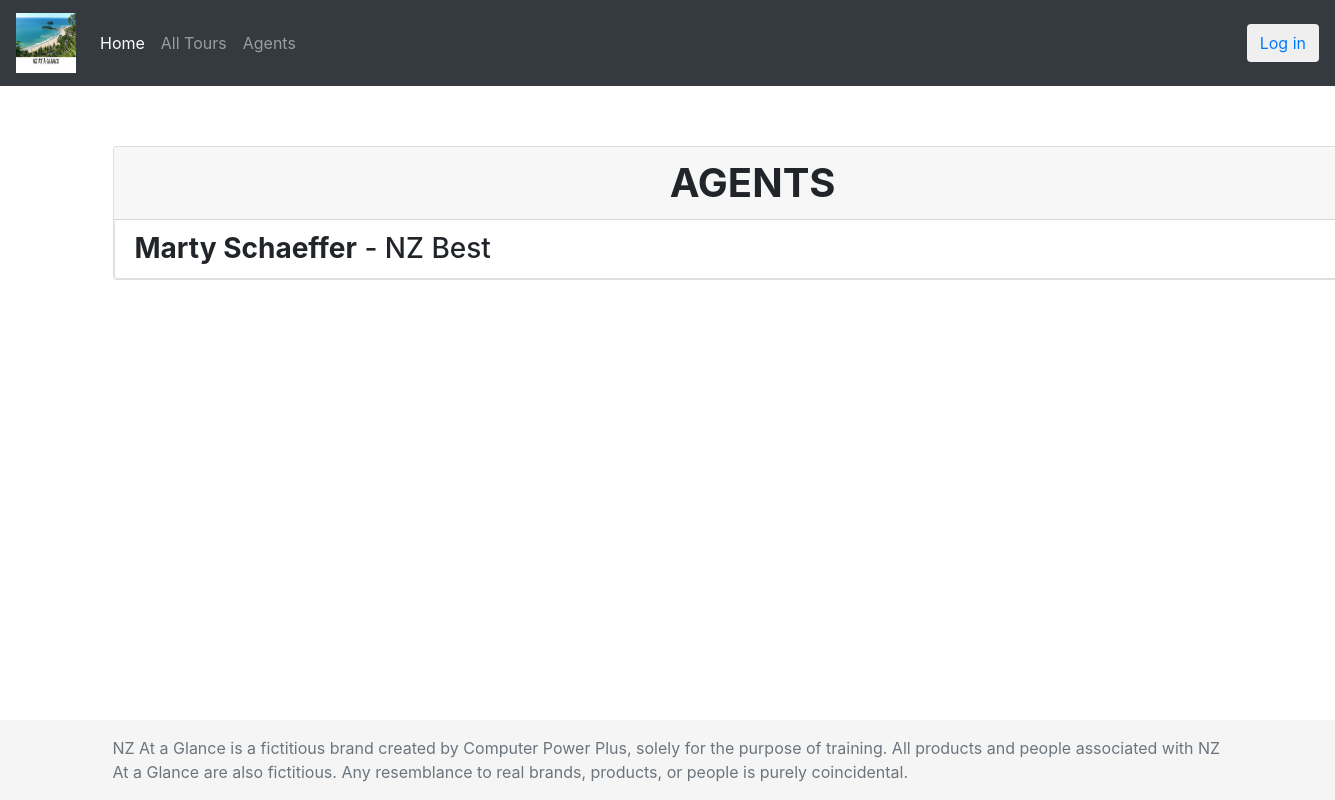
/agents/, run on the app's committed database.
### home/models.py (models this page shows, shortened)
class Agent(models.Model):
    PROVIDER_CHOICES = [
        ('NZ BEST', 'NZ Best Tour Company'),
        ('NZ First', 'New Zealand First'),
        ('Little Black Bus', 'Little Black Individual Tours')
    ]
    first_name = models.CharField(max_length=50)
    last_name = models.CharField(max_length=50)
    agent_username = models.CharField(max_length=30)
    email_address = models.CharField(max_length=30)
    phone_number = models.CharField(max_length=15)
    provider = models.CharField(choices=PROVIDER_CHOICES, max_length=30)

### home/views.py (the view)
# urls.py: path('agents/', AgentListView.as_view(), name='agents'),
class AgentListView(ListView):
    queryset = Agent.objects.all().order_by('agent_username')
    template_name = 'agents.html'
    context_object_name = 'agents'
    paginate_by = 10

### home/templates/agents.html
{% extends "base.html" %}
{% block content %}
{% if agents %}
<div class="card" style="width: 80rem;">
    <div class="card-header h1 text-xl-center text-uppercase font-weight-bold">
        Agents
    </div>
    <ul class="list-group h3">
        {% for agent in agents %}
        <li class="list-group-item">
            <strong>{{agent.first_name|capfirst}} {{agent.last_name|capfirst}}</strong> - {{agent.provider}}
        </li>
        {% endfor %}
    </ul>
</div>
{% else %}
<p>There are no agents to display.</p>
{% endif %}
{% endblock %}

### data on the page
Agent: first_name "Marty", last_name "Schaeffer", provider "NZ Best"
